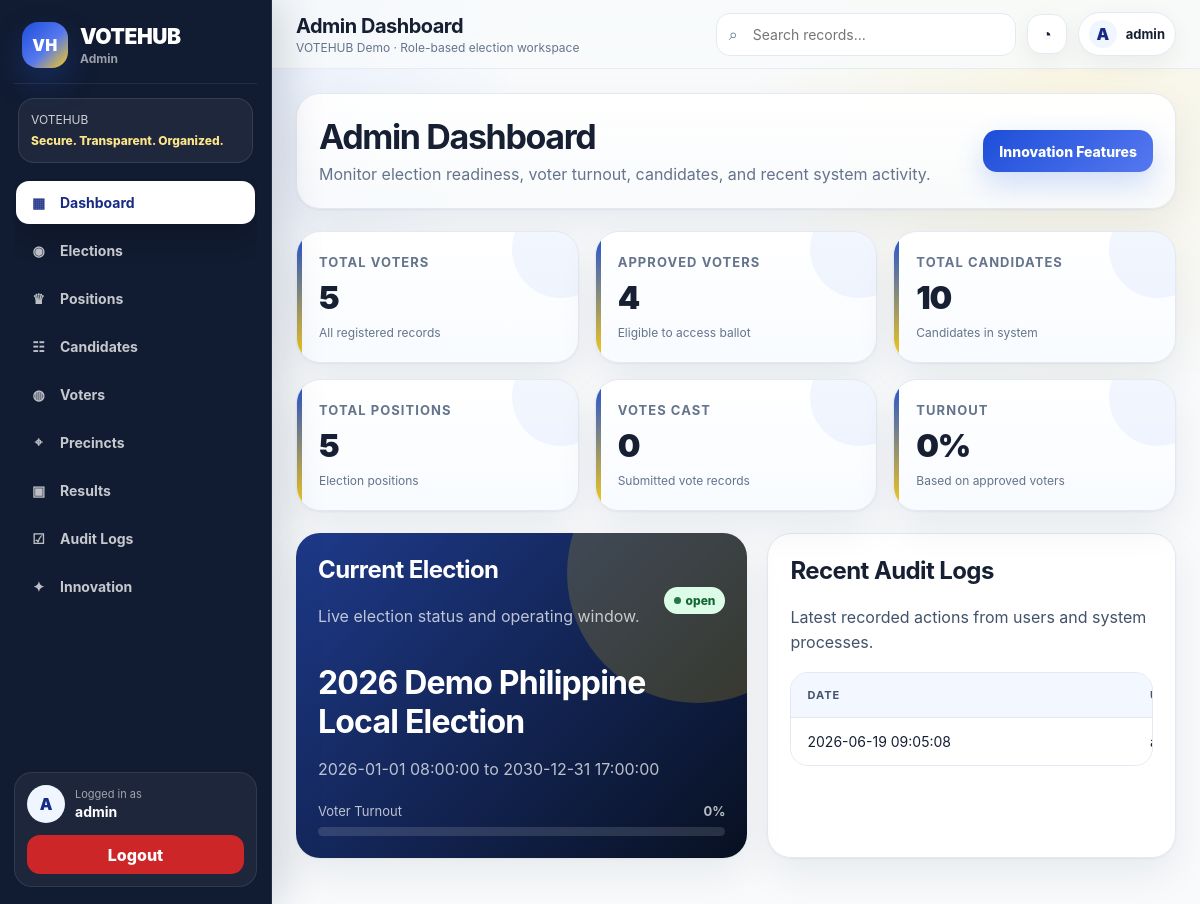
Page /admin/dashboard.php (signed in) on the committed database.
### tables this page shows
CREATE TABLE elections (
    election_id INT AUTO_INCREMENT PRIMARY KEY,
    election_name VARCHAR(150) NOT NULL,
    election_type VARCHAR(80) NOT NULL,
    start_datetime DATETIME NOT NULL,
    end_datetime DATETIME NOT NULL,
    status ENUM('upcoming','open','closed') NOT NULL DEFAULT 'upcoming',
    created_at TIMESTAMP DEFAULT CURRENT_TIMESTAMP
);

CREATE TABLE audit_logs (
    log_id INT AUTO_INCREMENT PRIMARY KEY,
    user_id INT NULL,
    action VARCHAR(100) NOT NULL,
    description TEXT NOT NULL,
    created_at TIMESTAMP DEFAULT CURRENT_TIMESTAMP,
    CONSTRAINT fk_logs_users FOREIGN KEY (user_id) REFERENCES users(user_id)
        ON UPDATE CASCADE ON DELETE SET NULL,
    INDEX idx_logs_created_at (created_at)
);

### admin/dashboard.php (the view, shortened to what this page needs)
<?php
require_once __DIR__ . '/../includes/functions.php';
$totalVoters = countRows($pdo, 'SELECT COUNT(*) FROM voters');
$approvedVoters = countRows($pdo, "SELECT COUNT(*) FROM voters WHERE registration_status = 'approved'");
$totalCandidates = countRows($pdo, 'SELECT COUNT(*) FROM candidates');
$totalPositions = countRows($pdo, 'SELECT COUNT(*) FROM positions');
$totalVotes = countRows($pdo, 'SELECT COUNT(*) FROM votes');
$votedCount = countRows($pdo, "SELECT COUNT(*) FROM voter_election_status WHERE has_voted = 1");
$turnout = $approvedVoters > 0 ? round(($votedCount / $approvedVoters) * 100, 2) : 0;
$currentElection = getActiveElection($pdo);
$logs = $pdo->query('SELECT a.*, u.username FROM audit_logs a LEFT JOIN users u ON a.user_id = u.user_id ORDER BY a.created_at DESC LIMIT 8')->fetchAll();
include __DIR__ . '/../includes/header.php';
include __DIR__ . '/../includes/sidebar.php';
?>
<div class="page-header">
    <div>
        <h1>Admin Dashboard</h1>
        <p>Monitor election readiness, voter turnout, candidates, and recent system activity.</p>
    </div>
    <a class="btn" href="<?= BASE_URL ?>/admin/innovation.php">Innovation Features</a>
</div>
<div class="grid">
    <div class="stat-card"><h3>Total Voters</h3><p><?= $totalVoters ?></p><div class="stat-note">All registered records</div></div>
    <div class="stat-card"><h3>Approved Voters</h3><p><?= $approvedVoters ?></p><div class="stat-note">Eligible to access ballot</div></div>
    <div class="stat-card"><h3>Total Candidates</h3><p><?= $totalCandidates ?></p><div class="stat-note">Candidates in system</div></div>
    <div class="stat-card"><h3>Total Positions</h3><p><?= $totalPositions ?></p><div class="stat-note">Election positions</div></div>
    <div class="stat-card"><h3>Votes Cast</h3><p><?= $totalVotes ?></p><div class="stat-note">Submitted vote records</div></div>
    <div class="stat-card"><h3>Turnout</h3><p><?= $turnout ?>%</p><div class="stat-note">Based on approved voters</div></div>
</div>
<div class="dashboard-split">
    <div class="card public-hero">
        <div class="inline-spread">
            <div>
                <h2>Current Election</h2>
                <p>Live election status and operating window.</p>
            </div>
            <?= $currentElection ? badge($currentElection['status']) : badge('No Open Election') ?>
        </div>
        <?php if ($currentElection): ?>
            <h2 style="font-size:32px;margin:18px 0 6px;"><?= h($currentElection['election_name']) ?></h2>
            <p><?= h($currentElection['start_datetime']) ?> to <?= h($currentElection['end_datetime']) ?></p>
            <div style="margin-top:20px;">
                <div class="inline-spread" style="color:rgba(255,255,255,.72);font-size:13px;margin-bottom:8px;">
                    <span>Voter Turnout</span><strong><?= $turnout ?>%</strong>
                </div>
                <div class="progress-line"><div class="progress-fill" style="width:<?= min($turnout, 100) ?>%;"></div></div>
            </div>
        <?php else: ?>
            <p>No election is currently open. Create or open an election from the Election Management page.</p>
            <a class="btn btn-light" href="<?= BASE_URL ?>/admin/elections.php">Manage Elections</a>
        <?php endif; ?>
    </div>
    <div class="card">
        <h2>Recent Audit Logs</h2>
        <p>Latest recorded actions from users and system processes.</p>
        <div class="table-wrap">
            <table>
                <tr><th>Date</th><th>User</th><th>Action</th></tr>
                <?php foreach ($logs as $log): ?>
                    <tr>
                        <td><?= h($log['created_at']) ?></td>
                        <td><?= h($log['username'] ?? 'System') ?></td>
                    </tr>
                <?php endforeach; ?>
            </table>
        </div>
    </div>
</div>
<?php include __DIR__ . '/../includes/footer.php'; ?>

### includes/functions.php (shortened to what this page needs)
<?php
function h($value) {
    return htmlspecialchars((string)$value, ENT_QUOTES, 'UTF-8');
}
function countRows(PDO $pdo, $sql, array $params = []) {
    $stmt = $pdo->prepare($sql);
    $stmt->execute($params);
    return (int)$stmt->fetchColumn();
}
function getActiveElection(PDO $pdo) {
    $stmt = $pdo->query("SELECT * FROM elections WHERE status = 'open' AND NOW() BETWEEN start_datetime AND end_datetime ORDER BY election_id DESC LIMIT 1");
    return $stmt->fetch();
}
function badge($text) {
    $class = strtolower(str_replace(' ', '-', $text));
    return '<span class="badge badge-' . h($class) . '">' . h($text) . '</span>';
}
?>

### rows in the picture
elections: status "open", election_name "2026 Demo Philippine Local Election", start_datetime "2026-01-01 08:00:00", end_datetime "2030-12-31 17:00:00"
audit_logs: created_at "2026-06-19 09:05:08"

### other values in the picture
$roleLabel ?: 'User' "Admin"
substr($name, 0, 1) "A"
$name "admin"
$pageTitleDisplay "Admin Dashboard"
$totalVoters "5"
$approvedVoters "4"
$totalCandidates "10"
$totalPositions "5"
$totalVotes "0"
$turnout "0"
